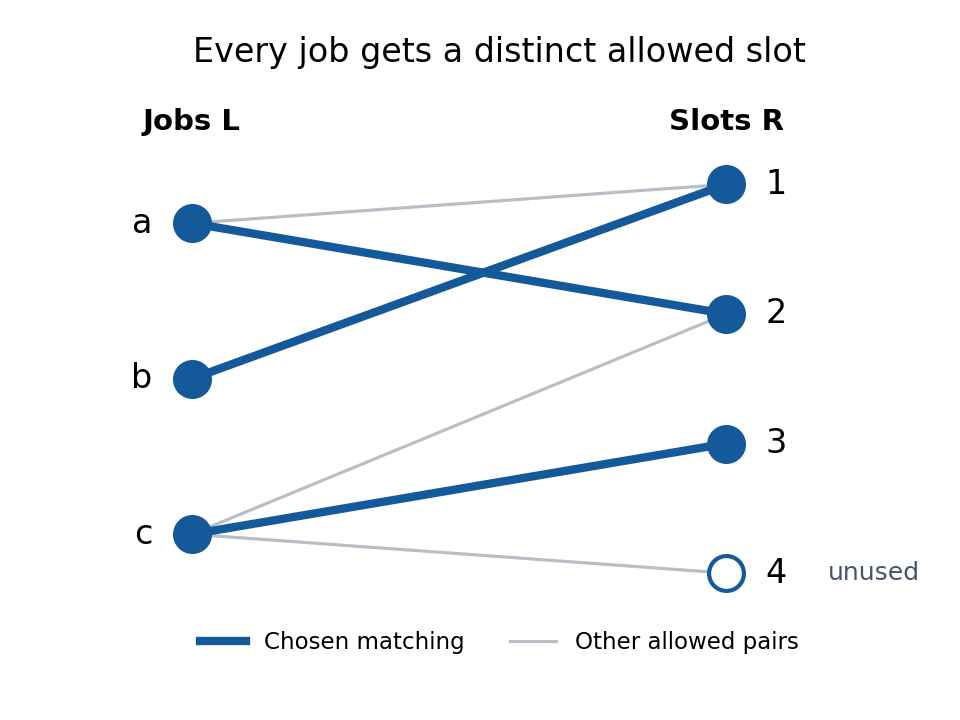

The Python source for this figure:
"""Draw an original Hall matching example; output the same basename in CWD.

Tested with Python 3.14, matplotlib 3.10.7 and numpy 2.3.5.
"""

from pathlib import Path

import matplotlib.pyplot as plt
from matplotlib.lines import Line2D


def main():
    left = {"a": (0, 2.7), "b": (0, 1.5), "c": (0, 0.3)}
    right = {"1": (3, 3), "2": (3, 2), "3": (3, 1), "4": (3, 0)}
    allowed = [("a", "1"), ("a", "2"), ("b", "1"),
               ("c", "2"), ("c", "3"), ("c", "4")]
    matching = {("a", "2"), ("b", "1"), ("c", "3")}
    fig, ax = plt.subplots(figsize=(6.4, 4.8), dpi=150, facecolor="white")
    ax.set_facecolor("white")
    for a, b in allowed:
        if (a, b) not in matching:
            ax.plot([left[a][0], right[b][0]], [left[a][1], right[b][1]],
                    color="#b7bec7", linewidth=1.5, zorder=1)
    for a, b in sorted(matching):
        ax.plot([left[a][0], right[b][0]], [left[a][1], right[b][1]],
                color="#145a9b", linewidth=4, zorder=2)
    for points, dx, align in [(left, -0.22, "right"), (right, 0.22, "left")]:
        for label, (x, y) in points.items():
            unmatched = label == "4"
            ax.scatter(x, y, s=280, facecolor="white" if unmatched else "#145a9b",
                       edgecolor="#145a9b", linewidth=2, zorder=3)
            ax.text(x + dx, y, label, ha=align, va="center", fontsize=16)
    ax.text(0, 3.42, "Jobs L", ha="center", fontsize=14, weight="bold")
    ax.text(3, 3.42, "Slots R", ha="center", fontsize=14, weight="bold")
    ax.text(3.57, 0, "unused", va="center", fontsize=12, color="#475569")
    ax.set_title("Every job gets a distinct allowed slot", fontsize=16, pad=15)
    ax.legend(handles=[Line2D([0], [0], color="#145a9b", lw=4, label="Chosen matching"),
                       Line2D([0], [0], color="#b7bec7", lw=1.5, label="Other allowed pairs")],
              loc="lower center", bbox_to_anchor=(0.5, -0.12), ncol=2,
              frameon=False, fontsize=11)
    ax.set_xlim(-0.7, 4.15)
    ax.set_ylim(-0.3, 3.7)
    ax.axis("off")
    fig.subplots_adjust(left=0.07, right=0.97, top=0.87, bottom=0.15)
    fig.savefig(Path(__file__).stem + ".png", facecolor="white", transparent=False)
    plt.close(fig)


if __name__ == "__main__":
    main()
